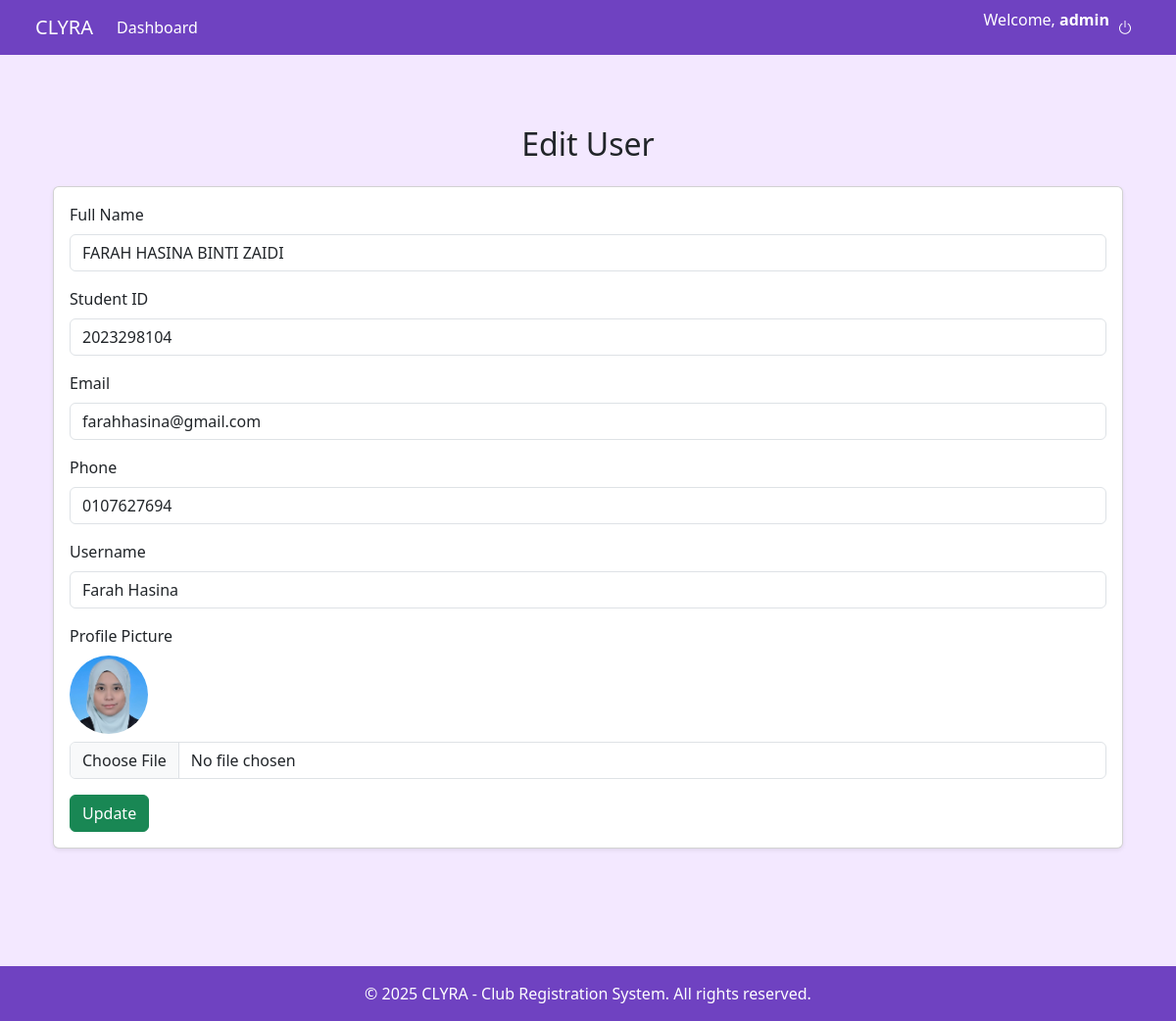
Screenshot of /admin_edit_user.php?id=5 (signed in) with the database file from the repository.
### tables this page shows
CREATE TABLE `users` (
  `id` int(11) NOT NULL,
  `full_name` varchar(100) NOT NULL,
  `student_id` varchar(20) NOT NULL,
  `email` varchar(100) NOT NULL,
  `phone` varchar(20) NOT NULL,
  `username` varchar(50) NOT NULL,
  `password` varchar(255) NOT NULL,
  `picture` varchar(255) DEFAULT NULL,
  `role` enum('student','admin') DEFAULT 'student'
);

### admin_edit_user.php (the view, shortened to what this page needs)
<?php
include 'db.php';
include 'header.php';
$id = intval($_GET['id']);
$stmt = $conn->prepare("SELECT * FROM users WHERE id = ?");
$stmt->bind_param("i", $id);
$stmt->execute();
$user = $stmt->get_result()->fetch_assoc();
?>
<div class="container py-5">
  <h2 class="text-center text-dark mb-4">Edit User</h2>
  <div class="card shadow-sm">
    <div class="card-body">
      <form method="POST" enctype="multipart/form-data">
        <div class="mb-3">
          <label class="form-label">Full Name</label>
          <input type="text" name="full_name" class="form-control" value="<?= htmlspecialchars($user['full_name']) ?>" required>
        </div>
        <div class="mb-3">
          <label class="form-label">Student ID</label>
          <input type="text" name="student_id" class="form-control" value="<?= htmlspecialchars($user['student_id']) ?>" required>
        </div>
        <div class="mb-3">
          <label class="form-label">Email</label>
          <input type="email" name="email" class="form-control" value="<?= htmlspecialchars($user['email']) ?>" required>
        </div>
        <div class="mb-3">
          <label class="form-label">Phone</label>
          <input type="text" name="phone" class="form-control" value="<?= htmlspecialchars($user['phone']) ?>" required>
        </div>
        <div class="mb-3">
          <label class="form-label">Username</label>
          <input type="text" name="username" class="form-control" value="<?= htmlspecialchars($user['username']) ?>" required>
        </div>
        <div class="mb-3">
          <label class="form-label">Profile Picture</label><br>
          <img src="uploads/<?= htmlspecialchars($user['picture']) ?>" class="mb-2" style="width: 80px; height: 80px; border-radius: 50%; object-fit: cover;">
          <input type="file" name="picture" class="form-control">
        </div>
        <button type="submit" class="btn btn-success">Update</button>
      </form>
    </div>
  </div>
</div>
<?php include 'footer.php'; ?>

### header.php (style rules this page uses)
body { background-color: #f3e8ff; }

### rows the page displays
users: full_name "FARAH HASINA BINTI ZAIDI", student_id "2023298104", email "farahhasina@gmail.com", phone "0107627694", username "Farah Hasina", picture (picture)

### other values shown
$_SESSION['username'] "admin"
